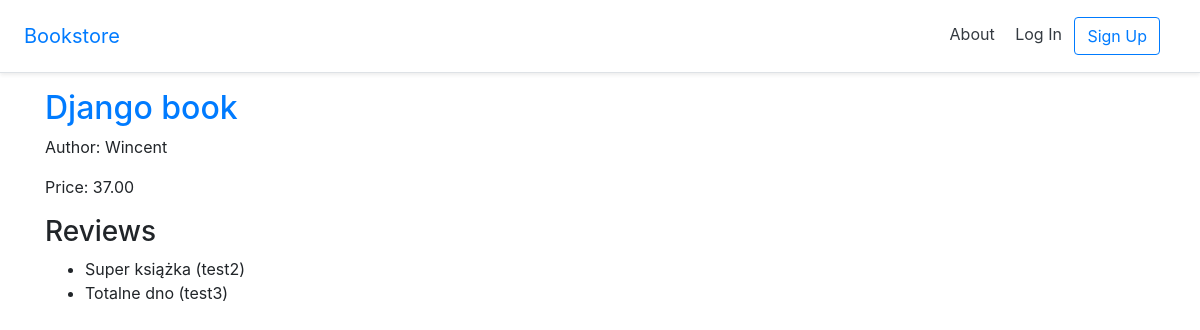
The page /books/18a2a33d-5e59-43fe-b4fd-8b2880bbf1f7 on the database its author committed.
### books/models.py (models this page shows, shortened)
class Book(models.Model):
    id = models.UUIDField( # new
        primary_key=True,
        default=uuid.uuid4,
        editable=False)
    title = models.CharField(max_length=200)
    author = models.CharField(max_length=200)
    price = models.DecimalField(max_digits=6, decimal_places=2)

class Review(models.Model): # new
    book = models.ForeignKey(
        Book,
        on_delete=models.CASCADE,
        related_name='reviews',
    )
    review = models.CharField(max_length=255)
    author = models.ForeignKey(
        get_user_model(),
        on_delete=models.CASCADE,
    )

### users/models.py (models this page shows)
class CustomUser(AbstractUser):
    pass

### books/views.py (the view)
# urls.py: path('<uuid:pk>', BookDetailView.as_view(), name='book_detail'), # new
class BookDetailView(DetailView): # new
    model = Book
    context_object_name = 'book' # new
    template_name = 'books/book_detail.html'

### templates/books/book_detail.html (shortened to what this page needs)
{% extends '_base.html' %}
{% block content %}
  <div class="book-detail">
    <h2><a href="">{{ book.title }}</a></h2>
    <p>Author: {{ book.author }}</p>
    <p>Price: {{ book.price }}</p>
    <div>
      <h3>Reviews</h3>
      <ul>
        {% for review in book.reviews.all %}
        <li>{{ review.review }} ({{ review.author }})</li>
        {% endfor %}
      </ul>
    </div>
  </div>
{% endblock content %}

### rows shown on the page
Book: title "Django book", author "Wincent", price "37.00"
Review: review "Super książka", author "test2"
Review: review "Totalne dno", author "test3"
